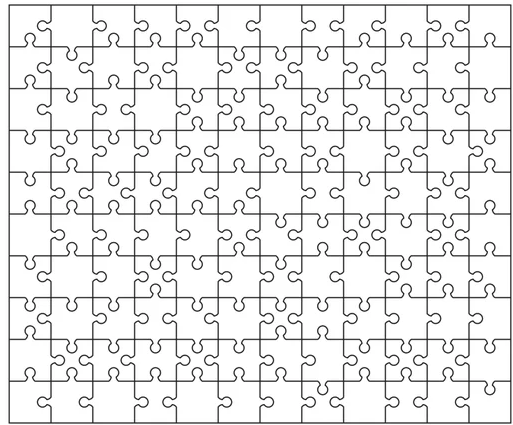
#> input picture images/puzzle.png, 513 x 425 px, found by its file name
$ jupyter execute --allow-errors puzzle_creation.ipynb   (shell and % lines are left out)
#> lines starting #> are read from the running program, lines starting #| are printed output that depends on the picture
[cell 1]

import ipywidgets as wid
from IPython.display import display
import numpy as np
import cv2
import matplotlib
from matplotlib import pyplot as plt

from helper import tools

[cell 2]
# STEP 1: Let's display the image

color_options = {
    'BGR2RGB': cv2.COLOR_BGR2RGB,
    'BGR2GRAY': cv2.COLOR_BGR2GRAY,
    'BGR2HSV': cv2.COLOR_BGR2HSV}

img = cv2.imread('puzzle.png') # Choose your puzzle file
#> img is the input picture: shape (425, 513, 3); mean B, G, R 233.7, 233.7, 233.7
# [8 lines of commented-out code are left out]


img = cv2.inRange(cv2.cvtColor(img, cv2.COLOR_BGR2GRAY), 50, 220)
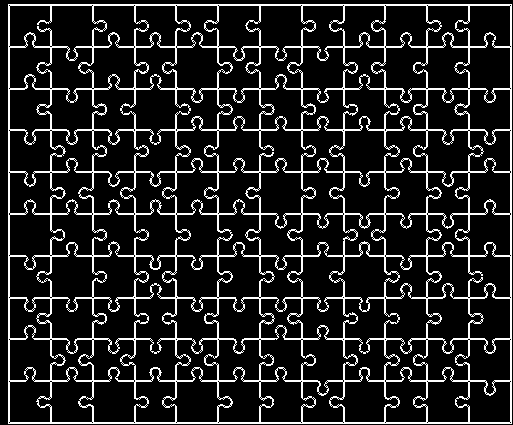
#> img: shape (425, 513); 13.7% white in thin lines or dots
blurred = cv2.GaussianBlur(img, (3, 3), 0)
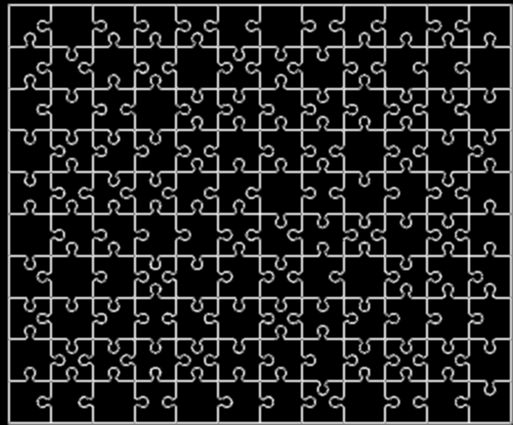
#> blurred: shape (425, 513); min 0, max 239, mean 35.3
diff = abs(blurred - img)
#img = cv2.threshold(img, 100, 200, cv2.THRESH_BINARY)
#> (the rest of this cell did not finish here and is left out)

[cell 3]
'''The next step is to use image segmentation to seperate the various pieces into their individual images
To do this we can use OpenCV's image segmentation tools'''

np.ones([3,1])

low = 0 * np.ones([3, 1], dtype=int)
high = 220 * np.ones([3, 1], dtype=int)

#> (the rest of this cell did not finish here and is left out)

[cell 4]
edges = cv2.Canny(img, 100, 200)
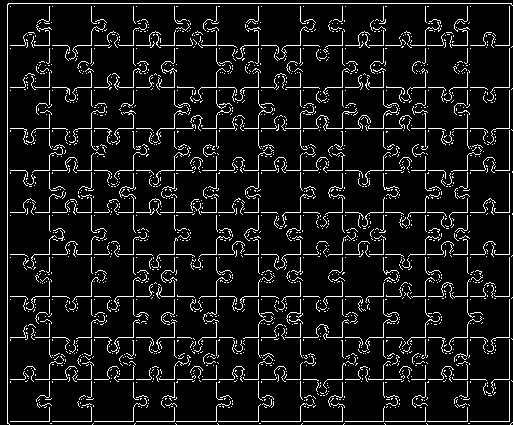
#> edges: shape (425, 513); 8.7% white in thin lines or dots
plt.imshow(edges)
#> (this line was passed over: IPython is not available in this run)
plt.axis('off')
#> (this line was passed over: IPython is not available in this run)
